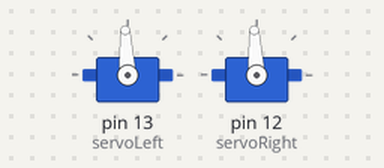
This sketch was run on a simulated Arduino Uno, built with avr-gcc and run on an emulated ATmega328P. On the bench: 2 × servo.

Above: at 0.05 s.
At 22.35 s:
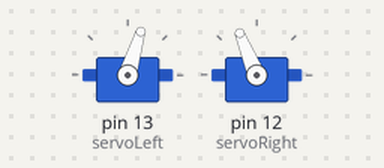
At 23.95 s:
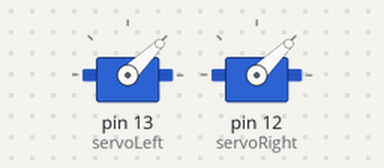
At 25.55 s:
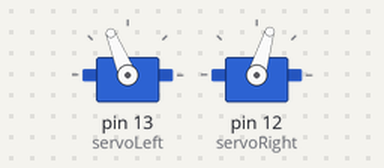
Timing chart, 0 to 34.5 s (numbered marks = the images above):
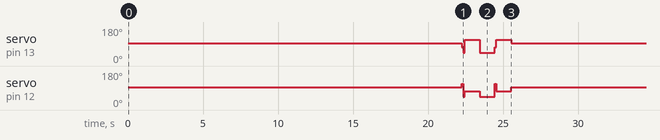

Measured:
- by itself, servo on pin 13 (servoLeft): repeats every 26.6 s: 44° 0.10 s, 112° 1.0 s, 44° 1.0 s, 73° 0.10 s, 112° 1.0 s, 93° 23.3 s, 73° 0.10 s
- by itself, servo on pin 12 (servoRight): repeats every 26.6 s: 44° 0.10 s, 73° 1.0 s, 44° 1.0 s, 112° 0.10 s, 73° 1.0 s, 93° 23.3 s, 112° 0.10 s

The sketch:

dancing_robot.ino
```cpp
#include <Servo.h>

Servo servoRight;
Servo servoLeft;

void setup() {
  // put your setup code here, to run once:
  servoLeft.attach(13);
  servoRight.attach(12);
  servoLeft.writeMicroseconds(1500);
  servoRight.writeMicroseconds(1500);
}

void stops(){
  servoLeft.writeMicroseconds(1500);
  servoRight.writeMicroseconds(1500);
}
void clockwise(){
servoRight.writeMicroseconds(1300);
}

void counterclockwise(){
servoLeft.writeMicroseconds(1700);
}

void circle(){
  servoRight.writeMicroseconds(1000);
  servoLeft.writeMicroseconds(1000);
}

void forward(){
  servoLeft.writeMicroseconds(1700);
  servoRight.writeMicroseconds(1300);

}
void backward(){
  servoRight.writeMicroseconds(1700);
  servoLeft.writeMicroseconds(1300);
}
void shakebutt() {
    servoLeft.writeMicroseconds(1000);
    stops();
    servoRight.writeMicroseconds(1000);
    stops();
}
void loop() {
// put your main code here, to run repeatedly:
//    delay(5000);
//    shakebutt();
//
//    delay(1000);
//    forward();
//    delay(1000);
//    circle();
//    delay(1000);
//    shakebutt();
//    delay(1000);
//    clockwise();
//    delay(1000);
//    counterclockwise();
//    delay(1000);

//    circle();
//    delay(1000);
stops();
delay(22250);
backward();
delay(100);
circle();
delay(100);
forward();
delay(1000);
circle();
delay(1000);
backward();
delay(100);
forward();
delay(1000);
shakebutt();
delay(1000);
}
```
